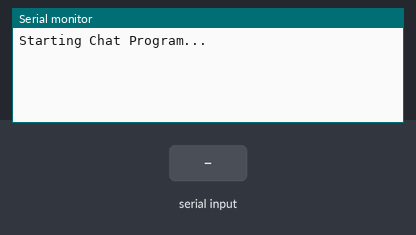
Bench run of a sketch on a simulated Arduino Uno, built with avr-gcc and run on an emulated ATmega328P. Parts: the last lines printed to the serial monitor. The inputs (shaded band) are chosen by the test bench.

Above: at 2.2 s.
2.3 s: "1" received over the second serial link
At 3.5 s:
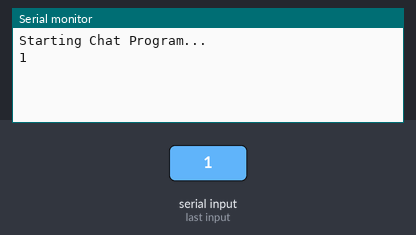
3.8 s: "0" received over the second serial link
At 4.9 s:
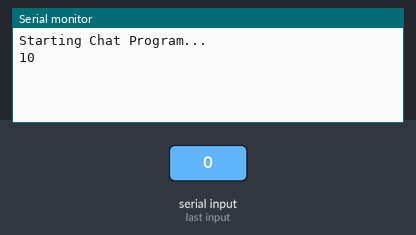

The sketch:

Ejercicio22-ChatSerie.ino
```cpp
/* Ejercicio22-ChatSerie para el curso #aprendiendoarduino
  No todos los pines soportam interrupciones de cambio
  The circuit:
   RX is digital pin 10 (connect to TX of other device)
   TX is digital pin 11 (connect to RX of other device)
*/

// Ojo a las limitaciones y temas de interrupciones!!!
// http://arduino.cc/en/Reference/SoftwareSerial
// Basado en: http://www.instructables.com/id/Simple-Chat-Program-with-Arduino-Uno/?ALLSTEPS

#include <SoftwareSerial.h>
SoftwareSerial mySerial(10, 11); // RX, TX

void setup() {
  Serial.begin(9600);
  Serial.println("Starting Chat Program...");
  mySerial.begin (4800);	//probar a poner velocidades diferentes en cada punto.
  delay(1000);
  mySerial.println("Hola, acabo de iniciar el chat");
}
void loop() {	//en cada loop leo un caracter si hay en alguno de los bufferes
  if (mySerial.available()) {
    Serial.print((char)mySerial.read());
  }
  if (Serial.available()) {
    mySerial.print((char)Serial.read());
  }
}
```

Measured:
- after the input at 2.3 s, the serial monitor: prints a new line at once (image 1)
- after the input at 3.8 s, the serial monitor: prints a new line at once (image 2)
